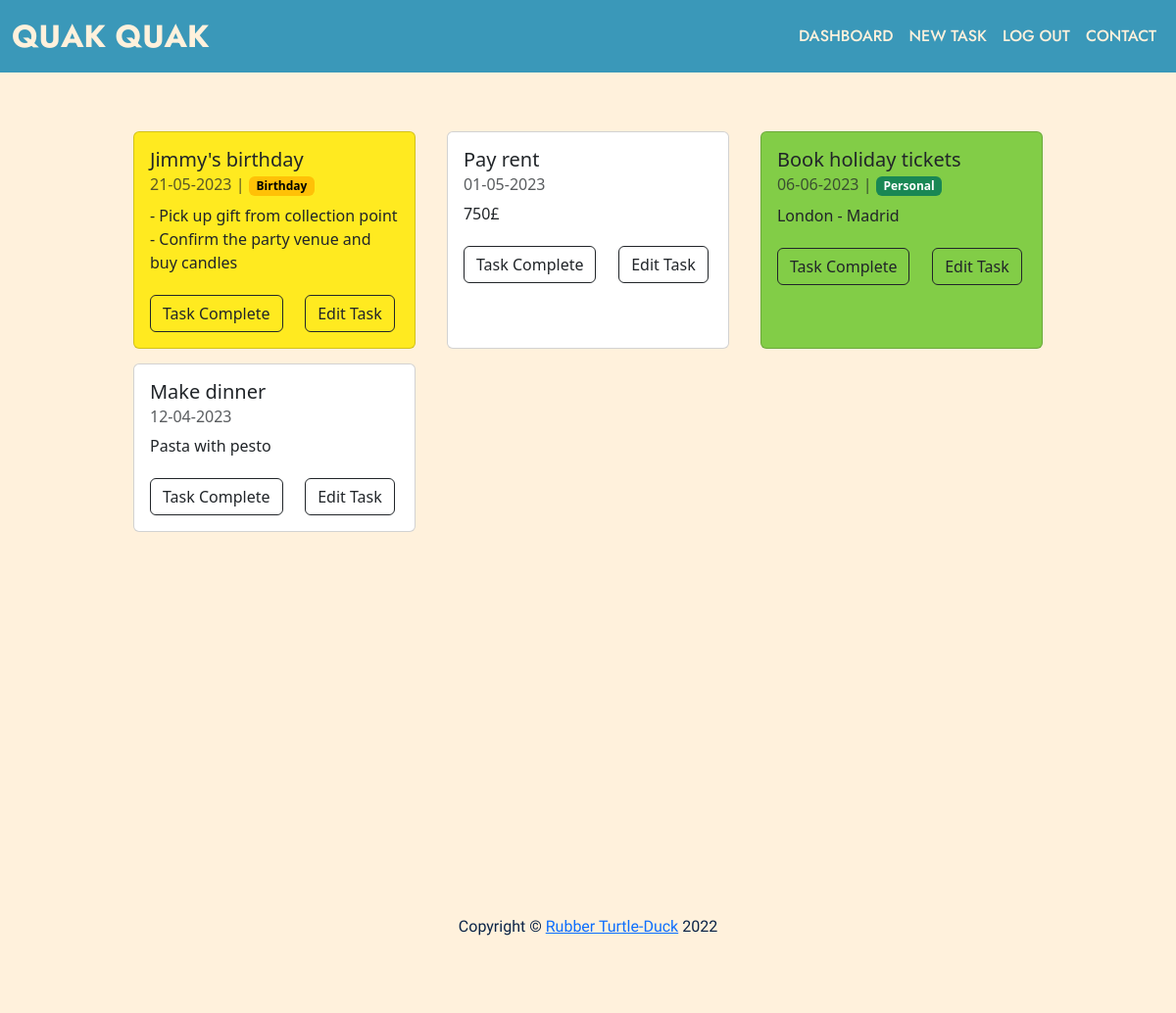
The page /3/dashboard (signed in) on the database its author committed.
### app.py (models this page shows)
    class Task(db.Model):
        __tablename__ = "tasks"
        id = db.Column(db.Integer, primary_key=True)
        author_id = db.Column(db.Integer, db.ForeignKey("users.id"))
        author = relationship("User", back_populates="tasks")
        task = db.Column(db.String, nullable=False)
        end_date = db.Column(db.DateTime, nullable=False)
        description = db.Column(db.Text)
        tag = db.Column(db.String, nullable=False)

### app.py (the view)
    @app.route("/<int:user_id>/dashboard")
    def dashboard(user_id):
        user = User.query.get(user_id)
        tasks = user.tasks
        if not current_user.is_authenticated:
            flash("You need to log in or register to use the app.")
            return redirect(url_for("login"))
        return render_template("dashboard.html", user=user, tasks=tasks, current_user=current_user)

### app.py (called while the page is built)
@login_manager.user_loader
def load_user(user_id):
    return User.query.get(int(user_id))

### templates/dashboard.html (shortened to what this page needs)
{% block content %}
{% include "header.html" %}
<section class="bg-beige dashboard">
    <div class="container-fluid">
        <div class="row">
            {% for task in tasks %}
                {% if task.tag == "Birthday" %}
                <div class="col-sm-4 col-12 d-flex justify-content-center">
                    <div class="card" style="width: 18rem; background-color: #FFEA20;">
                        <div class="card-body">
                            <h5 class="card-title">{{ task.task }}</h5>
                            <h6 class="card-subtitle mb-2 text-body-secondary">{{ task.end_date.strftime("%d-%m-%Y") }} | <span class="badge text-bg-warning">Birthday</span></h6>
                            <p class="card-text">{{ task.description }}</p>
                            <a href="{{ url_for('delete_task', task_id=task.id) }}" class="card-link"><button class="btn btn-trans btn-outline-dark">Task Complete</button></a>
                            <a href="{{ url_for('edit_task', task_id=task.id) }}" class="card-link"><button class="btn btn-trans btn-outline-dark">Edit Task</button></a>
                        </div>
                    </div>
                </div>
                {% elif task.tag == "None" %}
                <div class="col-sm-4 col-12 d-flex justify-content-center">
                    <div class="card" style="width: 18rem;">
                        <div class="card-body">
                            <h5 class="card-title">{{ task.task }}</h5>
                            <h6 class="card-subtitle mb-2 text-body-secondary">{{ task.end_date.strftime("%d-%m-%Y") }}</h6>
                            <p class="card-text">{{ task.description }}</p>
                            <a href="{{ url_for('delete_task', task_id=task.id) }}" class="card-link"><button class="btn btn-trans btn-outline-dark">Task Complete</button></a>
                            <a href="{{ url_for('edit_task', task_id=task.id) }}" class="card-link"><button class="btn btn-trans btn-outline-dark">Edit Task</button></a>
                        </div>
                    </div>
                </div>
                {% elif task.tag == "Personal" %}
                <div class="col-sm-4 col-12 d-flex justify-content-center">
                    <div class="card" style="width: 18rem; background-color: #82CD47;">
                        <div class="card-body">
                            <h5 class="card-title">{{ task.task }}</h5>
                            <h6 class="card-subtitle mb-2 text-body-secondary">{{ task.end_date.strftime("%d-%m-%Y") }} | <span class="badge text-bg-success">Personal</span></h6>
                            <p class="card-text">{{ task.description }}</p>
                            <a href="{{ url_for('delete_task', task_id=task.id) }}" class="card-link"><button class="btn btn-trans btn-outline-dark">Task Complete</button></a>
                            <a href="{{ url_for('edit_task', task_id=task.id) }}" class="card-link"><button class="btn btn-trans btn-outline-dark">Edit Task</button></a>
                        </div>
                    </div>
                </div>
                {% endif %}
            {% endfor %}
        </div>
    </div>
</section>
{% include "footer.html" %}
{% endblock %}

### templates/header.html (shortened to what this page needs)
<!DOCTYPE html>
<html lang="en">
<head>
    <link href="https://cdn.jsdelivr.net/npm/bootstrap@5.3.0-alpha2/dist/css/bootstrap.min.css" rel="stylesheet">
    <link rel="stylesheet" href="{{ url_for('static', filename='css/styles.css') }}">
    <link href="https://fonts.googleapis.com/css2?family=Hind:wght@300;400;500;700&family=Jost:wght@500;700;900&display=swap" rel="stylesheet"></head>
<body>
    <nav class="navbar navbar-expand-md bg-blue">
        <div class="container-fluid">
            {% if current_user.is_authenticated %}
            <a class="navbar-brand jost-700 x2 beige" href="{{ url_for('dashboard', user_id=current_user.id) }}">QUAK QUAK</a>
            {% endif %}
            <div class="collapse navbar-collapse" id="navbarNav">
                <ul class="navbar-nav ml-auto">
                    {% if current_user.is_authenticated: %}
                    <li class="nav-item">
                        <a class="nav-link jost-500 beige" aria-current="page" href="{{ url_for('dashboard', user_id=current_user.id) }}">DASHBOARD</a>
                    </li>
                    <li class="nav-item">
                        <a class="nav-link jost-500 beige" href="{{ url_for('create_task') }}">NEW TASK</a>
                    </li>
                    <li class="nav-item">
                        <a class="nav-link jost-500 beige" href="{{ url_for('logout') }}">LOG OUT</a>
                    </li>
                    {% endif %}
                    <li class="nav-item">
                        <a class="nav-link jost-500 beige" href="{{ url_for('contact') }}">CONTACT</a>
                    </li>
                </ul>
            </div>
        </div>
    </nav>

### templates/footer.html
    <footer class="bg-beige">
        <div class="container">
            <div class="row">
                <div class="col-12 text-center">
                <p class="copyright dark-blue hind-300">Copyright &copy; <a href="https://vladalbert.tech/" target="_blank">Rubber Turtle-Duck</a> 2022</p>
                </div>
            </div>
        </div>
    </footer>
</body>
</html>

### static/css/styles.css (style rules this page uses)
.ml-auto { margin-left: auto!important; }
.bg-blue { background-color: #3A98B9; }
.bg-beige { background-color: #FFF1DC; }
.btn { margin: 2% 1% 0 0; }
.beige { color: #FFF1DC; }
.dark-blue { color: #0B2447; }
body { overflow-x: hidden; overflow-y: scroll; }
.dashboard { min-height: 100vh; height: auto; }
footer { padding: 5% 10%; }
section { padding: 5% 10%; }
.card { margin: 0 0 5% 0; }
.hind-300 { font-family: "Hind"; font-weight: 300; }
.jost-500 { font-family: "Jost"; font-weight: 500; }
.jost-700 { font-family: "Jost"; font-weight: 700; }
.x2 { font-size: 200%; }
.copyright, .nav-link:hover, .navbar-brand:hover, .navbar-toggler:hover { color: #0B2447; }

### rows shown on the page
Task: task "Jimmy's birthday", end_date "21-05-2023", description "- Pick up gift from collection point - Confirm the party venue and buy candles"
Task: task "Pay rent", end_date "01-05-2023", description "750£"
Task: task "Book holiday tickets", end_date "06-06-2023", description "London - Madrid"
Task: task "Make dinner", end_date "12-04-2023", description "Pasta with pesto"
